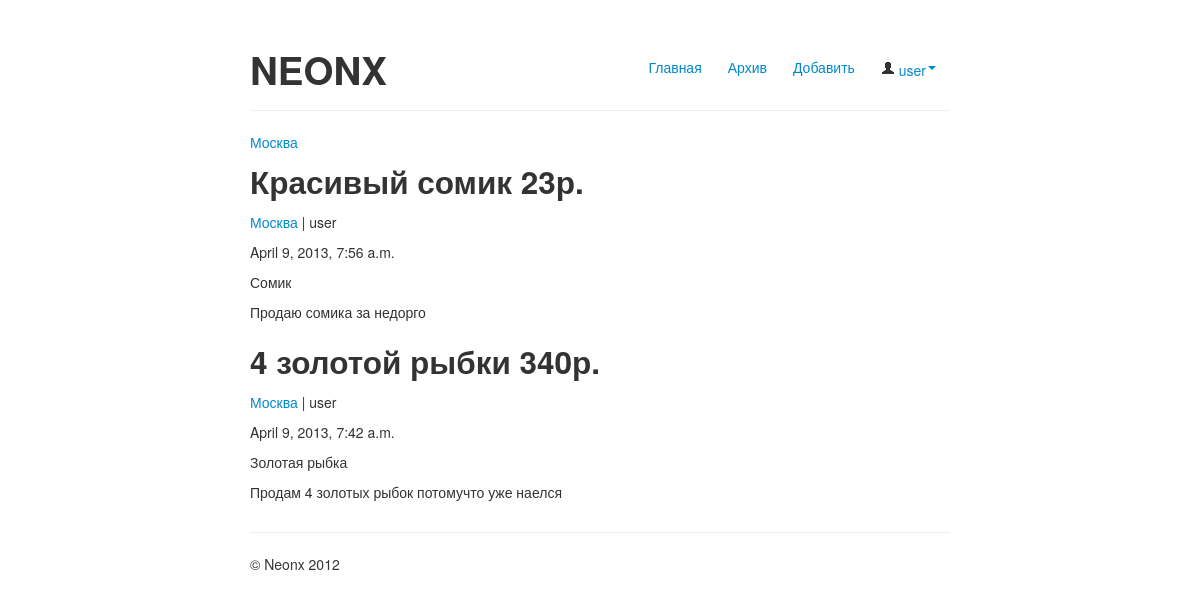
Screenshot of /moskva (signed in) with the database file from the repository.
### ad/models.py (models this page shows, shortened)
class City(models.Model):
    title = models.CharField(max_length=30, verbose_name = 'Город')
    name = models.CharField(max_length=30, verbose_name='Город транслитом')
    class Meta:
        verbose_name = 'Город'
        verbose_name_plural = 'Города'

class Ad(models.Model):
    title = models.CharField(max_length=50, verbose_name = 'Заголовок')
    description = models.TextField(verbose_name = 'Описание')
    timestamp = models.DateTimeField(default=datetime.now())
    price = models.IntegerField(verbose_name = 'Цена')
    category = models.ForeignKey(Category, verbose_name = 'Категория')
    city = models.ForeignKey(City, verbose_name = 'Город')
    user = models.ForeignKey(User)
    image = models.ImageField(upload_to='images', blank=True, default='images/default.jpg', verbose_name = 'Фото')
    class Meta:
        ordering = ('-timestamp',)
        verbose_name = 'Объявление'
        verbose_name_plural = 'Объявления'

class Category(models.Model):
    title = models.CharField(max_length=30, verbose_name = 'Категория')
    name = models.CharField(max_length=30, verbose_name='Категория транслитом')
    class Meta:
        verbose_name = 'Категория'
        verbose_name_plural = 'Категории'
    def __unicode__(self):
        return self.title

### ad/views.py (the view)
def cityarchive(request, urlcity):
    city = City.objects.get(name = urlcity)
    ads = city.ad_set.all()
    return render_to_response("cityarchive.html", {'ads' : ads, 'city' : city,}, RequestContext(request))

### ad/templates/cityarchive.html
﻿{% extends "base.html" %}
{% block content %}
    <a href="/">{{ city.title }}</a>
    {% include "archive.html" %}
{% endblock %}

### ad/templates/base.html (shortened to what this page needs)
<!DOCTYPE html>
<head>
    {% load static from staticfiles %}
    <link rel="stylesheet" type="text/css" href="{% static 'css/bootstrap.css'%}" />
    <link rel="stylesheet" type="text/css" href="{% static 'css/bootstrap-responsive.css'%}" />
    <link rel="stylesheet" type="text/css" href="{% static 'css/main.css'%}" />
</head>
<body>
    <div class="container-narrow">
        <div class="mast-head">
            <ul class="nav nav-pills pull-right">
                <li class="{% ifequal request.path '/'%}active{% endifequal %}"><a href="{% url 'ad.views.home' %}">Главная</a></li>
                <li class="{% ifequal request.path '/archive'%}active{% endifequal %}"><a href="{% url 'ad.views.archive' %}">Архив</a></li>
                <li class="{% ifequal request.path '/addition'%}active{% endifequal %}"><a href="{% url 'ad.views.addition' %}">Добавить</a></li>
                {% if not user.is_authenticated %}
                    <li class="{% ifequal request.path '/login'%}active{% endifequal %}"><a href="{% url 'ad.views.login_user' %}">Вход</a></li>
                {% else %}
                <li class="dropdown">
                    <a class="dropdown-toggle" data-toggle="dropdown" href="#"><i class="icon-user"></i>
                        {{ user.username }}<b class="caret"></b></a>
                </li>
                {% endif %}
            </ul>
            <h1>NEONX</h1>
        </div>
        <hr>
        {% block content %}
        {% endblock %}
        <hr>
        <p>© Neonx 2012</p>
    </div>
</body>

### ad/templates/archive.html (shortened to what this page needs)
﻿{% block content %}
    {% load thumbnail %}
    {% for ad in ads %}
        <h2>{{ ad.title }} {{ad.price}}р.</h2>
        <div class="row-fluid">
            <div class="span7">
                <p><a href="/{{ ad.city.name }}">{{ ad.city.title }}</a> | {{ ad.user }}</p>
                <p>{{ ad.timestamp }} </p>
                <p>{{ ad.category }} </p>
                <p>{{ ad.description }}</p>
            </div>
            <div class="span5 text-center">
            </div>
        </div>
    {% endfor %}
{% endblock %}

### static/css/main.css (style rules this page uses)
body { padding-top: 20px; padding-bottom: 40px; }
.container-narrow { margin: 0 auto; max-width: 700px; }

### rows the page displays
City: title "Москва"
Ad: title "Красивый сомик", price "23", city "Москва", user "user", timestamp "April 9, 2013, 7:56 a.m.", category "Сомик", description "Продаю сомика за недорго"
Ad: title "4 золотой рыбки", price "340", city "Москва", user "user", timestamp "April 9, 2013, 7:42 a.m.", category "Золотая рыбка", description "Продам 4 золотых рыбок потомучто уже наелся"

### other values shown
{{ user.username }} "user"
